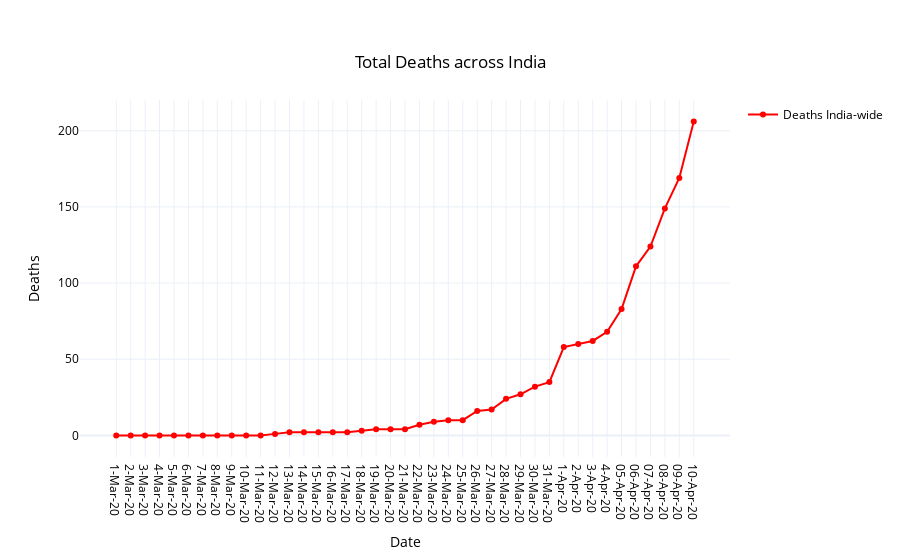

Notebook source saved alongside this figure:
### Code cell
fig = go.Figure(data=go.Scatter(x=df2['DATE'], y=df2['DEATHS'], name='Deaths India-wide', 
                                mode='lines+markers', line_color='red'))
fig.update_layout(
    showlegend=True,
    title= {
        'text': 'Total Deaths across India',
        'y':0.9,
        'x':0.5,
        'xanchor': 'center',
        'yanchor': 'top'
    },
    
    xaxis_title="Date",
    template='plotly_white',
    yaxis_title="Deaths",
    font=dict(
        color="black"
    )
)
fig.show()

### Figure 1 — Plotly figure (JSON) as saved in the notebook; plotly's stock layout.template omitted (floating-point values rounded to 4 significant figures)
{"data": [{"line": {"color": "red"}, "mode": "lines+markers", "name": "Deaths India-wide", "type": "scatter", "x": ["1-Mar-20", "2-Mar-20", "3-Mar-20", "4-Mar-20", "5-Mar-20", "6-Mar-20", "7-Mar-20", "8-Mar-20", "9-Mar-20", "10-Mar-20", "11-Mar-20", "12-Mar-20", "13-Mar-20", "14-Mar-20", "15-Mar-20", "16-Mar-20", "17-Mar-20", "18-Mar-20", "19-Mar-20", "20-Mar-20", "21-Mar-20", "22-Mar-20", "23-Mar-20", "24-Mar-20", "25-Mar-20", "26-Mar-20", "27-Mar-20", "28-Mar-20", "29-Mar-20", "30-Mar-20", "31-Mar-20", "1-Apr-20", "2-Apr-20", "3-Apr-20", "4-Apr-20", "05-Apr-20", "06-Apr-20", "07-Apr-20", "08-Apr-20", "09-Apr-20", "10-Apr-20"], "y": [0, 0, 0, 0, 0, 0, 0, 0, 0, 0, 0, 1, 2, 2, 2, 2, 2, 3, 4, 4, 4, 7, 9, 10, 10, 16, 17, 24, 27, 32, 35, 58, 60, 62, 68, 83, 111, 124, 149, 169, 206]}], "layout": {"font": {"color": "black"}, "showlegend": true, "title": {"text": "Total Deaths across India", "x": 0.5, "xanchor": "center", "y": 0.9, "yanchor": "top"}, "xaxis": {"title": {"text": "Date"}}, "yaxis": {"title": {"text": "Deaths"}}}}
